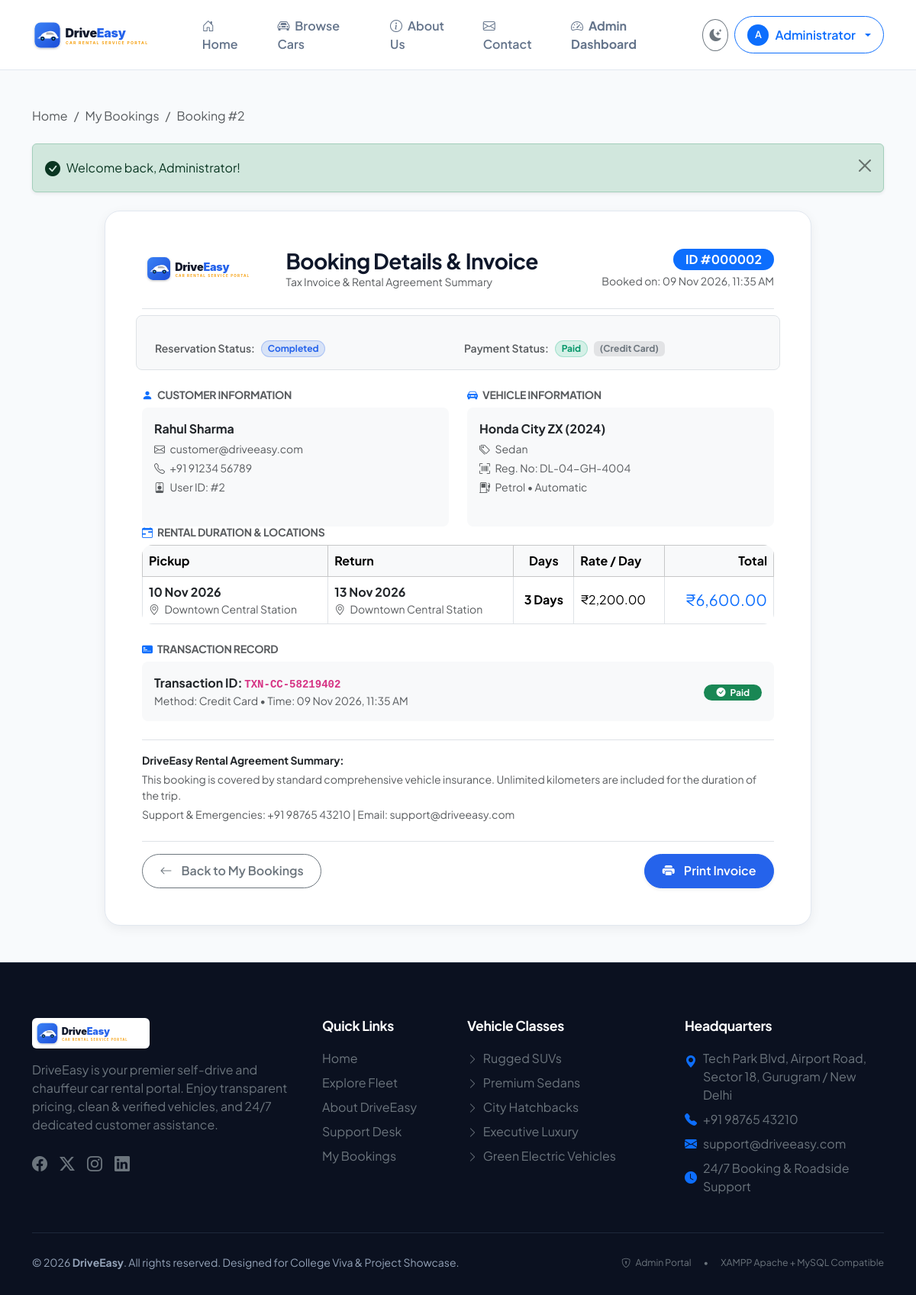
The page /booking-details.php?id=2 (signed in) on the database its author committed.
### tables this page shows
CREATE TABLE `bookings` (
  `id` INT AUTO_INCREMENT PRIMARY KEY,
  `user_id` INT NOT NULL,
  `car_id` INT NOT NULL,
  `pickup_date` DATE NOT NULL,
  `return_date` DATE NOT NULL,
  `pickup_location` VARCHAR(100) NOT NULL,
  `return_location` VARCHAR(100) NOT NULL,
  `number_of_days` INT NOT NULL,
  `price_per_day` DECIMAL(10,2) NOT NULL,
  `total_amount` DECIMAL(10,2) NOT NULL,
  `booking_status` ENUM('Pending', 'Confirmed', 'Rejected', 'Active', 'Completed', 'Cancelled') NOT NULL DEFAULT 'Pending',
  `payment_status` ENUM('Pending', 'Paid', 'Failed') NOT NULL DEFAULT 'Pending',
  `created_at` TIMESTAMP NOT NULL DEFAULT CURRENT_TIMESTAMP,
  CONSTRAINT `fk_bookings_user` FOREIGN KEY (`user_id`) REFERENCES `users` (`id`) ON UPDATE CASCADE ON DELETE CASCADE,
  CONSTRAINT `fk_bookings_car` FOREIGN KEY (`car_id`) REFERENCES `cars` (`id`) ON UPDATE CASCADE ON DELETE CASCADE
);

CREATE TABLE `payments` (
  `id` INT AUTO_INCREMENT PRIMARY KEY,
  `booking_id` INT NOT NULL,
  `user_id` INT NOT NULL,
  `amount` DECIMAL(10,2) NOT NULL,
  `payment_method` ENUM('UPI', 'Credit Card', 'Debit Card', 'Cash on Pickup') NOT NULL,
  `transaction_id` VARCHAR(100) NOT NULL,
  `payment_status` ENUM('Pending', 'Paid', 'Failed') NOT NULL DEFAULT 'Paid',
  `created_at` TIMESTAMP NOT NULL DEFAULT CURRENT_TIMESTAMP,
  CONSTRAINT `fk_payments_booking` FOREIGN KEY (`booking_id`) REFERENCES `bookings` (`id`) ON UPDATE CASCADE ON DELETE CASCADE,
  CONSTRAINT `fk_payments_user` FOREIGN KEY (`user_id`) REFERENCES `users` (`id`) ON UPDATE CASCADE ON DELETE CASCADE
);

CREATE TABLE `users` (
  `id` INT AUTO_INCREMENT PRIMARY KEY,
  `name` VARCHAR(100) NOT NULL,
  `email` VARCHAR(100) NOT NULL UNIQUE,
  `phone` VARCHAR(20) NOT NULL,
  `password` VARCHAR(255) NOT NULL,
  `role` ENUM('customer', 'admin') NOT NULL DEFAULT 'customer',
  `status` ENUM('active', 'inactive') NOT NULL DEFAULT 'active',
  `created_at` TIMESTAMP NOT NULL DEFAULT CURRENT_TIMESTAMP
);

CREATE TABLE `cars` (
  `id` INT AUTO_INCREMENT PRIMARY KEY,
  `category_id` INT NOT NULL,
  `brand` VARCHAR(50) NOT NULL,
  `model` VARCHAR(50) NOT NULL,
  `year` INT NOT NULL,
  `registration_number` VARCHAR(50) NOT NULL UNIQUE,
  `price_per_day` DECIMAL(10,2) NOT NULL,
  `fuel_type` VARCHAR(30) NOT NULL,
  `transmission` VARCHAR(30) NOT NULL,
  `seats` INT NOT NULL,
  `mileage` VARCHAR(30) DEFAULT NULL,
  `description` TEXT DEFAULT NULL,
  `features` TEXT DEFAULT NULL,
  `image` VARCHAR(255) DEFAULT NULL,
  `availability` ENUM('available', 'unavailable') NOT NULL DEFAULT 'available',
  `created_at` TIMESTAMP NOT NULL DEFAULT CURRENT_TIMESTAMP,
  CONSTRAINT `fk_cars_category` FOREIGN KEY (`category_id`) REFERENCES `categories` (`id`) ON UPDATE CASCADE ON DELETE RESTRICT
);

CREATE TABLE `categories` (
  `id` INT AUTO_INCREMENT PRIMARY KEY,
  `name` VARCHAR(50) NOT NULL UNIQUE,
  `description` TEXT NULL,
  `created_at` TIMESTAMP NOT NULL DEFAULT CURRENT_TIMESTAMP
);

### booking-details.php (the view, shortened to what this page needs)
<?php
require_once __DIR__ . '/includes/db.php';
require_once __DIR__ . '/includes/functions.php';
$booking_id = filter_input(INPUT_GET, 'id', FILTER_VALIDATE_INT);
$stmt = $pdo->prepare("
    SELECT b.*, c.brand, c.model, c.year, c.registration_number, c.fuel_type, c.transmission, c.seats, c.image,
           cat.name AS category_name, u.name AS customer_name, u.email AS customer_email, u.phone AS customer_phone
    FROM bookings b
    JOIN cars c ON b.car_id = c.id
    JOIN categories cat ON c.category_id = cat.id
    JOIN users u ON b.user_id = u.id
    WHERE b.id = ?
    LIMIT 1
");
$stmt->execute([$booking_id]);
$booking = $stmt->fetch();
$payStmt = $pdo->prepare("SELECT * FROM payments WHERE booking_id = ? ORDER BY id DESC LIMIT 1");
$payStmt->execute([$booking_id]);
$payment = $payStmt->fetch();
require_once __DIR__ . '/includes/header.php';
require_once __DIR__ . '/includes/navbar.php';
?>
<main class="py-5">
    <div class="container">
        <nav aria-label="breadcrumb" class="mb-4 no-print">
            <ol class="breadcrumb small">
                <li class="breadcrumb-item"><a href="<?= base_url('index.php') ?>" class="text-muted">Home</a></li>
                <li class="breadcrumb-item"><a href="<?= base_url('my-bookings.php') ?>" class="text-muted">My Bookings</a></li>
                <li class="breadcrumb-item active" aria-current="page">Booking #<?= $booking['id'] ?></li>
            </ol>
        </nav>
        <?php render_flash(); ?>
        <div class="row justify-content-center">
            <div class="col-lg-10">
                <div class="card card-custom p-4 p-md-5 print-invoice-box">
                    <div class="d-flex flex-column flex-md-row justify-content-between align-items-md-center pb-4 mb-4 border-bottom">
                        <div class="d-flex align-items-center gap-3">
                            <img src="<?= asset_url('images/logo.svg') ?>" alt="DriveEasy" height="44" class="bg-white p-1 rounded-2">
                            <div>
                                <h3 class="fw-bold mb-0">Booking Details & Invoice</h3>
                                <p class="text-muted small mb-0">Tax Invoice & Rental Agreement Summary</p>
                            </div>
                        </div>
                        <div class="text-md-end mt-3 mt-md-0">
                            <span class="badge bg-primary fs-6 px-3 py-1.5 rounded-pill mb-1">ID #<?= str_pad($booking['id'], 6, '0', STR_PAD_LEFT) ?></span>
                            <div class="text-muted small">Booked on: <?= format_date($booking['created_at'], 'd M Y, h:i A') ?></div>
                        </div>
                    </div>
                    <div class="row g-3 p-3 bg-body-tertiary rounded-3 border mb-4">
                        <div class="col-sm-6 d-flex align-items-center gap-2">
                            <span class="text-muted fw-semibold small">Reservation Status:</span>
                            <?= get_booking_status_badge($booking['booking_status']) ?>
                        </div>
                        <div class="col-sm-6 d-flex align-items-center gap-2">
                            <span class="text-muted fw-semibold small">Payment Status:</span>
                            <?= get_payment_status_badge($booking['payment_status']) ?>
                            <?php if ($payment): ?>
                                <span class="badge bg-secondary-subtle text-secondary small">(<?= htmlspecialchars($payment['payment_method']) ?>)</span>
                            <?php endif; ?>
                        </div>
                    </div>
                    <div class="row g-4 mb-4">
                        <div class="col-md-6">
                            <h6 class="fw-bold text-uppercase text-muted small mb-2"><i class="bi bi-person-fill text-primary me-1"></i> Customer Information</h6>
                            <div class="p-3 bg-light rounded-3 h-100">
                                <div class="fw-bold fs-6 mb-1"><?= htmlspecialchars($booking['customer_name']) ?></div>
                                <div class="text-muted small mb-1"><i class="bi bi-envelope me-1"></i> <?= htmlspecialchars($booking['customer_email']) ?></div>
                                <div class="text-muted small mb-1"><i class="bi bi-telephone me-1"></i> <?= htmlspecialchars($booking['customer_phone'] ?: 'N/A') ?></div>
                                <div class="text-muted small"><i class="bi bi-person-badge me-1"></i> User ID: #<?= $booking['user_id'] ?></div>
                            </div>
                        </div>
                        <div class="col-md-6">
                            <h6 class="fw-bold text-uppercase text-muted small mb-2"><i class="bi bi-car-front-fill text-primary me-1"></i> Vehicle Information</h6>
                            <div class="p-3 bg-light rounded-3 h-100">
                                <div class="fw-bold fs-6 mb-1"><?= htmlspecialchars($booking['brand'] . ' ' . $booking['model']) ?> (<?= htmlspecialchars($booking['year']) ?>)</div>
                                <div class="text-muted small mb-1"><i class="bi bi-tags me-1"></i> <?= htmlspecialchars($booking['category_name']) ?></div>
                                <div class="text-muted small mb-1"><i class="bi bi-upc-scan me-1"></i> Reg. No: <?= htmlspecialchars($booking['registration_number']) ?></div>
                                <div class="text-muted small"><i class="bi bi-fuel-pump me-1"></i> <?= htmlspecialchars($booking['fuel_type']) ?> &bull; <?= htmlspecialchars($booking['transmission']) ?></div>
                            </div>
                        </div>
                        <div class="col-12">
                            <h6 class="fw-bold text-uppercase text-muted small mb-2"><i class="bi bi-calendar-range text-primary me-1"></i> Rental Duration & Locations</h6>
                            <div class="table-responsive">
                                <table class="table table-bordered align-middle mb-0">
                                    <thead class="table-light">
                                        <tr>
                                            <th>Pickup</th>
                                            <th>Return</th>
                                            <th class="text-center">Days</th>
                                            <th>Rate / Day</th>
                                            <th class="text-end">Total</th>
                                        </tr>
                                    </thead>
                                    <tbody>
                                        <tr>
                                            <td>
                                                <div class="fw-bold text-dark"><?= format_date($booking['pickup_date']) ?></div>
                                                <div class="text-muted small"><i class="bi bi-geo-alt me-1"></i> <?= htmlspecialchars($booking['pickup_location']) ?></div>
                                            </td>
                                            <td>
                                                <div class="fw-bold text-dark"><?= format_date($booking['return_date']) ?></div>
                                                <div class="text-muted small"><i class="bi bi-geo-alt me-1"></i> <?= htmlspecialchars($booking['return_location']) ?></div>
                                            </td>
                                            <td class="text-center fw-bold"><?= $booking['number_of_days'] ?> Days</td>
                                            <td><?= format_currency($booking['price_per_day']) ?></td>
                                            <td class="text-end fw-extrabold text-primary fs-5"><?= format_currency($booking['total_amount']) ?></td>
                                        </tr>
                                    </tbody>
                                </table>
                            </div>
                        </div>
                        <?php if ($payment): ?>
                            <div class="col-12">
                                <h6 class="fw-bold text-uppercase text-muted small mb-2"><i class="bi bi-credit-card-2-front-fill text-primary me-1"></i> Transaction Record</h6>
                                <div class="p-3 bg-light rounded-3 d-flex flex-wrap justify-content-between align-items-center gap-2">
                                    <div>
                                        <div class="fw-bold text-dark">Transaction ID: <code><?= htmlspecialchars($payment['transaction_id']) ?></code></div>
                                        <div class="text-muted small">Method: <?= htmlspecialchars($payment['payment_method']) ?> &bull; Time: <?= format_date($payment['created_at'], 'd M Y, h:i A') ?></div>
                                    </div>
                                    <div>
                                        <span class="badge bg-success px-3 py-1.5 rounded-pill"><i class="bi bi-check-circle-fill me-1"></i> <?= htmlspecialchars($payment['payment_status']) ?></span>
                                    </div>
                                </div>
                            </div>
                        <?php endif; ?>
                    </div>
                    <div class="small text-muted border-top pt-3 mb-4">
                        <div class="fw-bold text-dark mb-1">DriveEasy Rental Agreement Summary:</div>
                        <p class="mb-1">This booking is covered by standard comprehensive vehicle insurance. Unlimited kilometers are included for the duration of the trip.</p>
                        <p class="mb-0">Support & Emergencies: +91 98765 43210 | Email: support@driveeasy.com</p>
                    </div>
                    <div class="d-flex flex-wrap justify-content-between align-items-center pt-3 border-top gap-2 no-print">
                        <a href="<?= base_url('my-bookings.php') ?>" class="btn btn-outline-secondary rounded-pill">
                            <i class="bi bi-arrow-left me-1"></i> Back to My Bookings
                        </a>
                        <div class="d-flex gap-2">
                            <button onclick="window.print();" class="btn btn-primary rounded-pill shadow-sm">
                                <i class="bi bi-printer-fill me-1"></i> Print Invoice
                            </button>
                        </div>
                    </div>
                </div>
            </div>
        </div>
    </div>
</main>
<?php require_once __DIR__ . '/includes/footer.php'; ?>

### includes/functions.php (shortened to what this page needs)
<?php
function base_url($path = '') {
    $scriptName = isset($_SERVER['SCRIPT_NAME']) ? $_SERVER['SCRIPT_NAME'] : '';
    $scriptDir = dirname($scriptName);
    $scriptDir = str_replace('\\', '/', $scriptDir);
    $scriptDir = trim($scriptDir, '/.');
    $parts = !empty($scriptDir) ? explode('/', $scriptDir) : [];
    if (!empty($parts) && end($parts) === 'admin') {
        array_pop($parts);
    }
    $base = empty($parts) ? '' : '/' . implode('/', $parts);
    return rtrim($base, '/') . '/' . ltrim($path, '/');
}
function asset_url($path) {
    return base_url('assets/' . ltrim($path, '/'));
}
function get_flash() {
    if (isset($_SESSION['flash_message'])) {
        $flash = $_SESSION['flash_message'];
        return $flash;
    }
    return null;
}
function render_flash() {
    $flash = get_flash();
    if ($flash) {
        $type = htmlspecialchars($flash['type']);
        $msg = $flash['message'];
        $icon = match($type) {
            'success' => 'bi-check-circle-fill',
            'danger' => 'bi-exclamation-octagon-fill',
            'warning' => 'bi-exclamation-triangle-fill',
            default => 'bi-info-circle-fill'
        };
        echo '<div class="alert alert-' . $type . ' alert-dismissible fade show shadow-sm d-flex align-items-center mb-4" role="alert">
                <i class="bi ' . $icon . ' me-2 fs-5"></i>
                <div>' . $msg . '</div>
                <button type="button" class="btn-close ms-auto" data-bs-dismiss="alert" aria-label="Close"></button>
              </div>';
    }
}
function format_currency($amount) {
    return '₹' . number_format((float)$amount, 2);
}
function format_date($date, $format = 'd M Y') {
    return date($format, strtotime($date));
}
function get_booking_status_badge($status) {
    $class = match(strtolower($status)) {
        'confirmed' => 'badge-soft-success',
        'pending'   => 'badge-soft-warning',
        'active'    => 'badge-soft-info',
        'completed' => 'badge-soft-primary',
        'cancelled', 'rejected' => 'badge-soft-danger',
        default     => 'badge-soft-secondary'
    };
    return '<span class="badge ' . $class . ' px-2.5 py-1.5 rounded-pill">' . htmlspecialchars(ucfirst($status)) . '</span>';
}
function get_payment_status_badge($status) {
    $class = match(strtolower($status)) {
        'paid'    => 'badge-soft-success',
        'pending' => 'badge-soft-warning',
        'failed'  => 'badge-soft-danger',
        default   => 'badge-soft-secondary'
    };
    return '<span class="badge ' . $class . ' px-2.5 py-1.5 rounded-pill">' . htmlspecialchars(ucfirst($status)) . '</span>';
}

### rows shown on the page
bookings: id "2", id "000002", created_at "09 Nov 2026, 11:35 AM", booking_status "Completed", payment_status "Paid", user.name "Rahul Sharma", user.email "customer@driveeasy.com", user.phone "+91 91234 56789", user "2", car.model "Honda City ZX", car.year "2024", categories.name "Sedan", car.registration_number "DL-04-GH-4004", car.fuel_type "Petrol", car.transmission "Automatic", pickup_date "10 Nov 2026", pickup_location "Downtown Central Station", return_date "13 Nov 2026", return_location "Downtown Central Station", number_of_days "3", price_per_day "₹2,200.00", total_amount "₹6,600.00"
payments: payment_method "Credit Card", transaction "TXN-CC-58219402", created_at "09 Nov 2026, 11:35 AM", payment_status "Paid"

### other values the page prints
substr($user['name'], 0, 1) "A"
$user['name'] "Administrator"
$msg "Welcome back, Administrator!"
